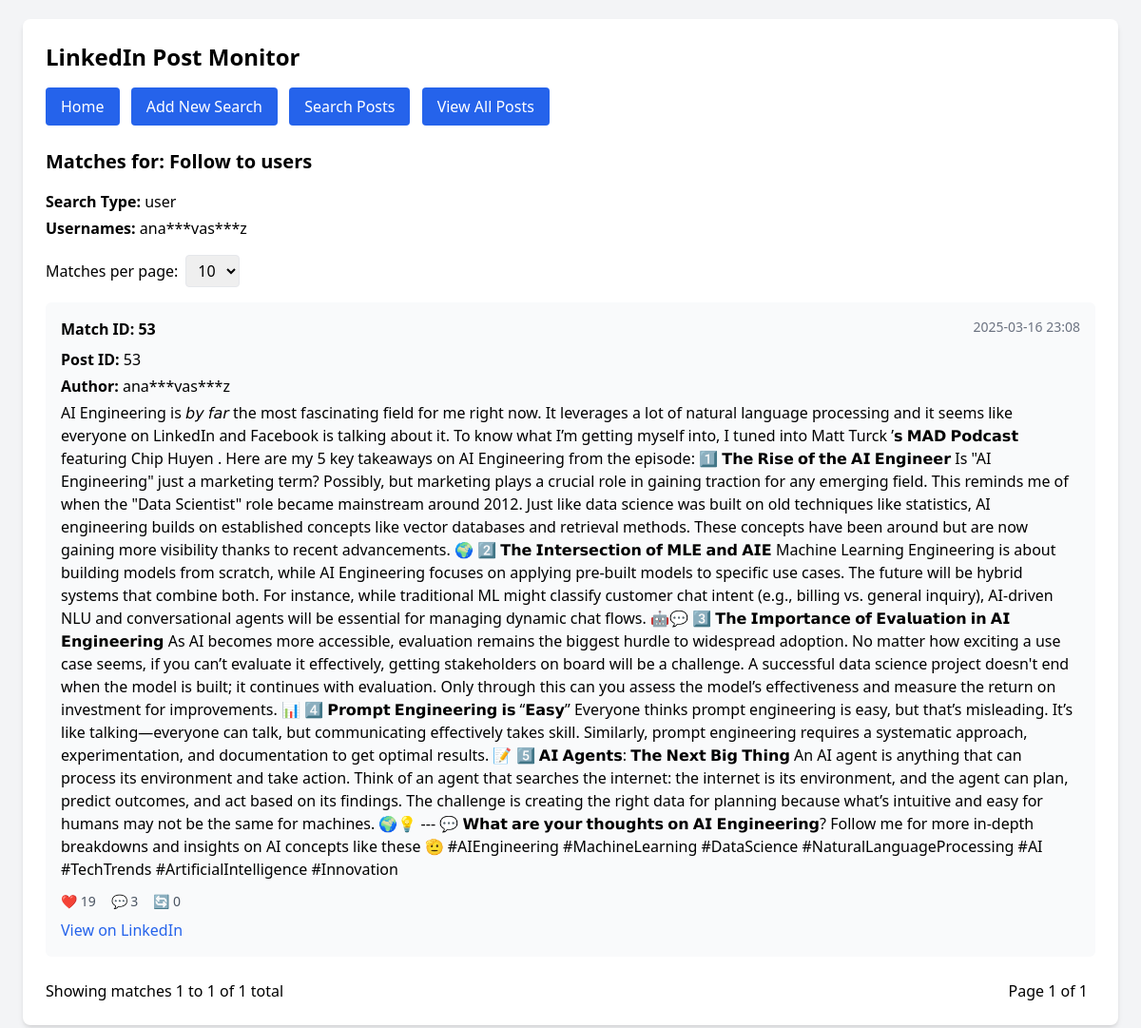
Before: /view_matches/2 with the older database file.
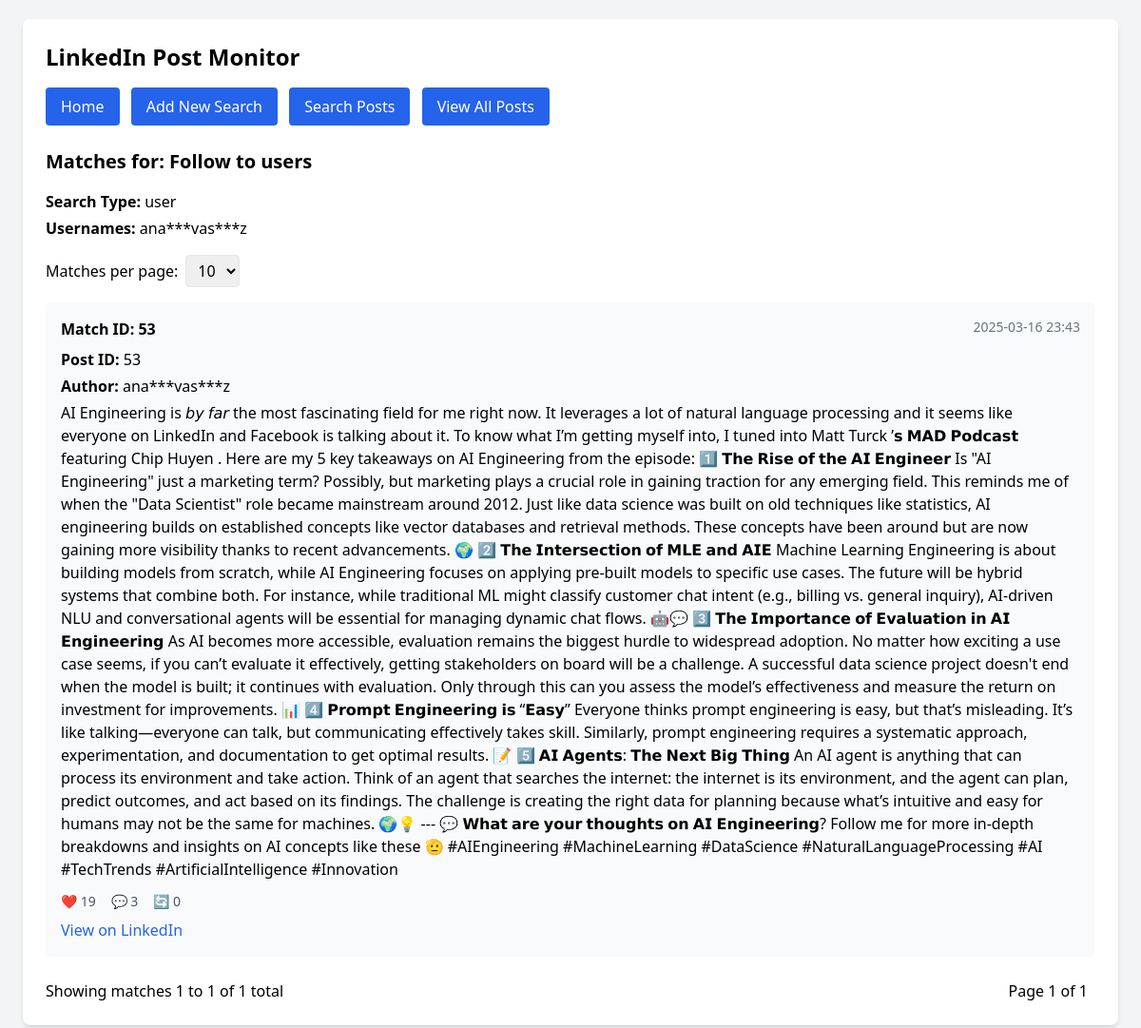
After: the same page with the newer database file.
### database/Models.py (models this page shows, shortened)
class Search(Base):
    __tablename__ = 'searches'
    id = Column(Integer, primary_key=True)  # Changed from String to Integer
    name = Column(String(255), nullable=False)
    type = Column(String(50), nullable=False)  # Can be user, company, topic, or job
    usernames = Column(Text, nullable=True)
    keywords = Column(Text, nullable=True)  # String to store keywords or usernames
    notify = Column(Boolean, default=False)
    matches = relationship("Match")

class Match(Base):
    __tablename__ = 'matches'
    id = Column(Integer, primary_key=True)
    search_id = Column(Integer, ForeignKey('searches.id'), nullable=False)
    post_id = Column(Integer, ForeignKey('posts.id'), nullable=False)
    matched_at = Column(DateTime, nullable=False)
    posts = relationship("Post", back_populates="matches")
    searches = relationship("Search", back_populates="matches")

class Post(Base):
    __tablename__ = 'posts'
    id = Column(Integer, primary_key=True)
    post_url = Column(String(2048), unique=True, nullable=False)
    user_name = Column(String(255), unique=False, nullable=True)
    user_url = Column(String(2048), unique=False, nullable=True)
    content = Column(Text, nullable=False)
    timestamp = Column(DateTime, nullable=False)
    likes = Column(Integer, default=0)
    comments = Column(Integer, default=0)
    shares = Column(Integer, default=0)
    matches = relationship("Match", back_populates="posts")

### web_app.py (the view)
@app.route('/view_matches/<search_id>')
def view_matches(search_id):
    page = request.args.get('page', 1, type=int)
    per_page = request.args.get('per_page', 10, type=int)
    if per_page not in [10, 20]:
        per_page = 10
    search = storage.get_search(search_id)
    matches, total_matches = storage.get_matches_paginated(search_id, page=page, per_page=per_page)
    total_pages = (total_matches + per_page - 1) // per_page
    return render_template('view_matches.html',
                          search=search,
                          matches=matches,
                          page=page,
                          per_page=per_page,
                          total_matches=total_matches,
                          total_pages=total_pages)

### modules/storage.py (called while the page is built)
    def get_search(self, search_id: int):
        session = self.Session()
        try:
            search = session.query(Search).filter(Search.id == search_id).first()
            return search
        finally:
            session.close()

    def get_matches_paginated(self, search_id: int, page=1, per_page=10):
        session = self.Session()
        try:
            offset = (page - 1) * per_page
            matches = (session.query(Match)
                       .filter(Match.search_id == search_id)
                       .options(joinedload(Match.posts))
                       .order_by(Match.matched_at.desc())
                       .offset(offset)
                       .limit(per_page)
                       .all())
            total_count = session.query(Match).filter(Match.search_id == search_id).count()
            return matches, total_count
        finally:
            session.close()

### templates/view_matches.html (shortened to what this page needs)
{% extends "base.html" %}
{% block content %}
<h2 class="text-xl font-semibold mb-4">Matches for: {{ search.name }}</h2>
<p class="mb-1"><span class="font-semibold">Search Type:</span> {{ search.type }}</p>
{% if search.type == 'user' %}
    <p class="mb-4"><span class="font-semibold">Usernames:</span> {{ search.usernames }}</p>
{% else %}
    <p class="mb-4"><span class="font-semibold">Keywords:</span> {{ search.keywords }}</p>
{% endif %}
<div class="mb-4">
    <form method="GET" action="{{ url_for('view_matches', search_id=search.id) }}" class="flex items-center">
        <label for="per_page" class="mr-2">Matches per page:</label>
        <select name="per_page" id="per_page" class="border rounded px-2 py-1 mr-4" onchange="this.form.submit()">
            <option value="10" {% if per_page == 10 %}selected{% endif %}>10</option>
        </select>
    </form>
</div>
{% if matches %}
    {% for match in matches %}
        <div class="bg-gray-50 p-4 mb-4 rounded-md">
            <div class="flex justify-between mb-2">
                <div>
                    <p class="font-semibold">Match ID: {{ match.id }}</p>
                </div>
                <div class="text-gray-500 text-sm">
                    {{ match.matched_at.strftime('%Y-%m-%d %H:%M') }}
                </div>
            </div>
            <p class="mb-1"><span class="font-semibold">Post ID:</span> {{ match.post_id }}</p>
            {% if match.posts %}
                <p class="mb-1"><span class="font-semibold">Author:</span> {{ match.posts.user_name or match.posts.company_name }}</p>
                <p class="mb-3">{{ match.posts.content }}</p>
                <div class="flex text-sm text-gray-600">
                    <p class="mr-4">❤️ {{ match.posts.likes }}</p>
                    <p class="mr-4">💬 {{ match.posts.comments }}</p>
                    <p>🔄 {{ match.posts.shares }}</p>
                </div>
                {% if match.posts.post_url %}
                    <div class="mt-2">
                        <a href="{{ match.posts.post_url }}" target="_blank" class="text-blue-600 hover:underline">View on LinkedIn</a>
                    </div>
                {% endif %}
            {% endif %}
        </div>
    {% endfor %}
    <div class="mt-6">
        <div class="flex justify-between items-center">
            <div>
                Showing matches {{ (page - 1) * per_page + 1 }} to
                {% if page * per_page > total_matches %}
                    {{ total_matches }}
                {% else %}
                    {{ page * per_page }}
                {% endif %}
                of {{ total_matches }} total
            </div>
            <div class="flex items-center">
                <span class="mx-2">Page {{ page }} of {{ total_pages }}</span>
            </div>
        </div>
    </div>
{% else %}
    <p class="italic text-gray-600">No matches found for this search.</p>
{% endif %}
{% endblock %}

### templates/base.html (shortened to what this page needs)
<!DOCTYPE html>
<html lang="en">
<head>
    <script src="https://cdn.tailwindcss.com"></script>
</head>
<body class="bg-gray-100 p-5 font-sans">
    <div class="max-w-6xl mx-auto bg-white p-6 rounded-lg shadow-md">
        <h1 class="text-2xl font-bold mb-4">LinkedIn Post Monitor</h1>
        <nav class="mb-6">
            <a href="{{ url_for('index') }}" class="inline-block px-4 py-2 bg-blue-600 text-white rounded mr-2 hover:bg-blue-700">Home</a>
            <a href="{{ url_for('add_search') }}" class="inline-block px-4 py-2 bg-blue-600 text-white rounded mr-2 hover:bg-blue-700">Add New Search</a>
            <a href="{{ url_for('search') }}" class="inline-block px-4 py-2 bg-blue-600 text-white rounded mr-2 hover:bg-blue-700">Search Posts</a>
            <a href="{{ url_for('posts') }}" class="inline-block px-4 py-2 bg-blue-600 text-white rounded mr-2 hover:bg-blue-700">View All Posts</a>
        </nav>
        <main>
            {% block content %}{% endblock %}
        </main>
    </div>
</body>
</html>

Changed rows visible on the page:
changed Match "ana***vas***z": matched_at "2025-03-16 23:08" → "2025-03-16 23:43"
